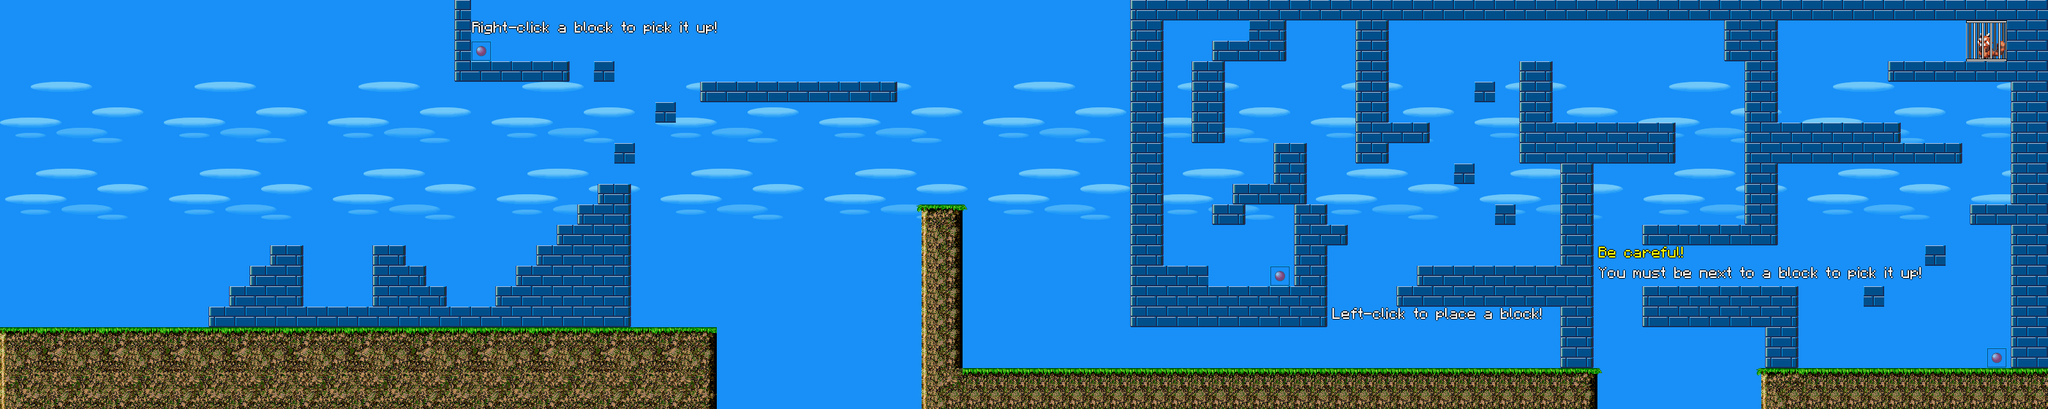

A level layout from a 2D game, rendered from its tile map. Below: a short description, then the map file with tile-grid data replaced by summaries:
An orthogonal 100x20 tile map with 32x32 px tiles, 4 tile layers (Background, Foreground, Overlay, exits), 3 tilesets.

<map version="1.0" orientation="orthogonal" width="100" height="20" tilewidth="32" tileheight="32" backgroundcolor="#1890f8">
 <tileset firstgid="1" name="MainTiles" tilewidth="32" tileheight="32">
  <image source="tiles.png" width="256" height="1024" />
 </tileset>
 <tileset firstgid="257" name="sky" tilewidth="32" tileheight="32">
  <image source="sky.png" width="512" height="512" />
 </tileset>
 <tileset firstgid="513" name="hints" tilewidth="32" tileheight="32">
  <image source="hints.png" trans="1890f8" width="512" height="128" />
 </tileset>
 <layer name="Background" width="100" height="20">
  <data>[2000 cells, 2000 non-empty, 252 distinct tile ids]</data>
 </layer>
 <layer name="Foreground" width="100" height="20">
  <data>[2000 cells, 652 non-empty, 24 distinct tile ids]</data>
 </layer>
 <layer name="Overlay" width="100" height="20" opacity="0.5">
  <data>[2000 cells, 3 non-empty, 1 distinct tile ids]</data>
 </layer>
 <layer name="exits" width="100" height="20">
  <data>[2000 cells, 4 non-empty, 4 distinct tile ids]</data>
 </layer>
</map>